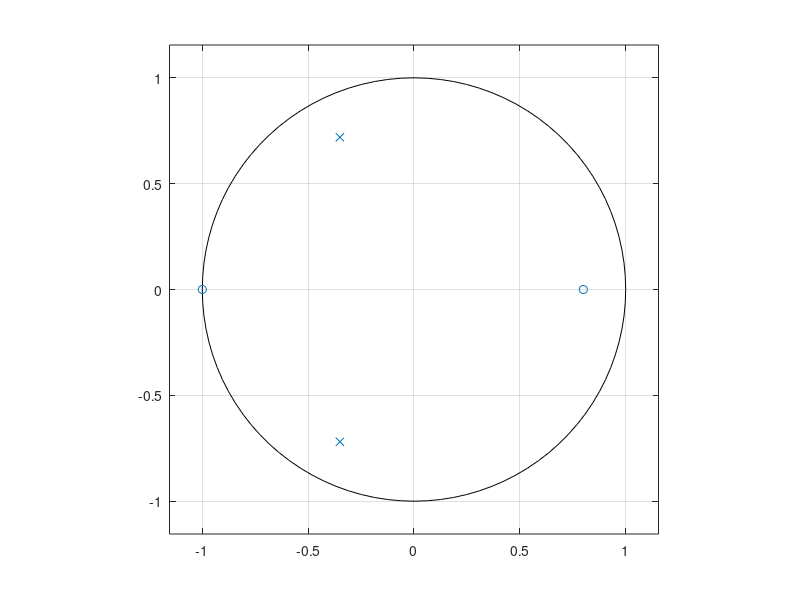
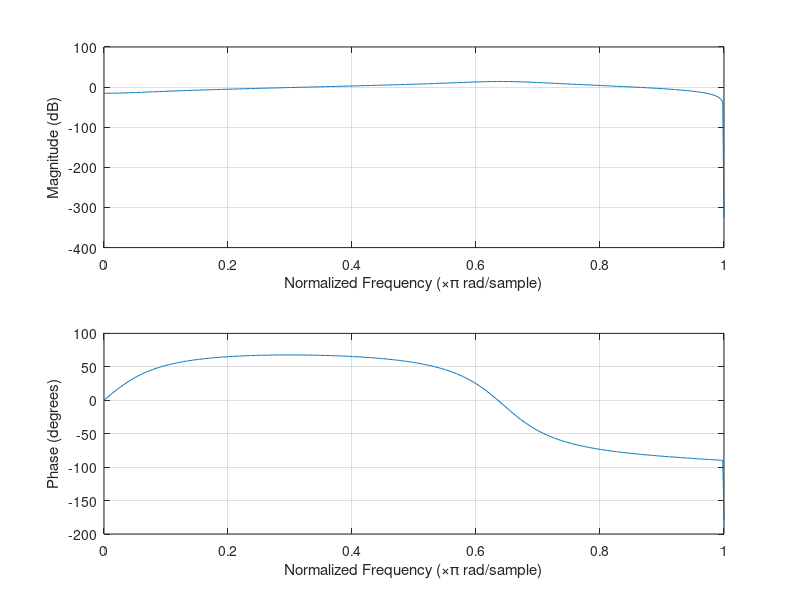
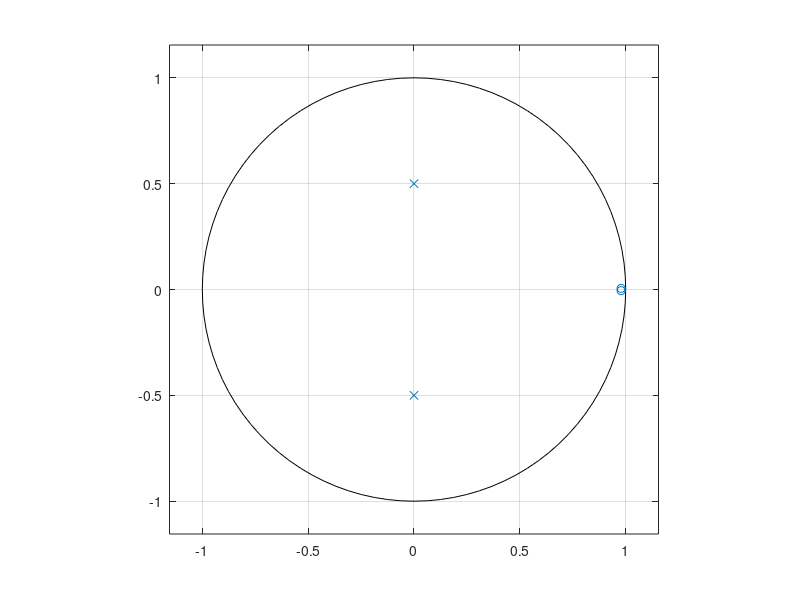
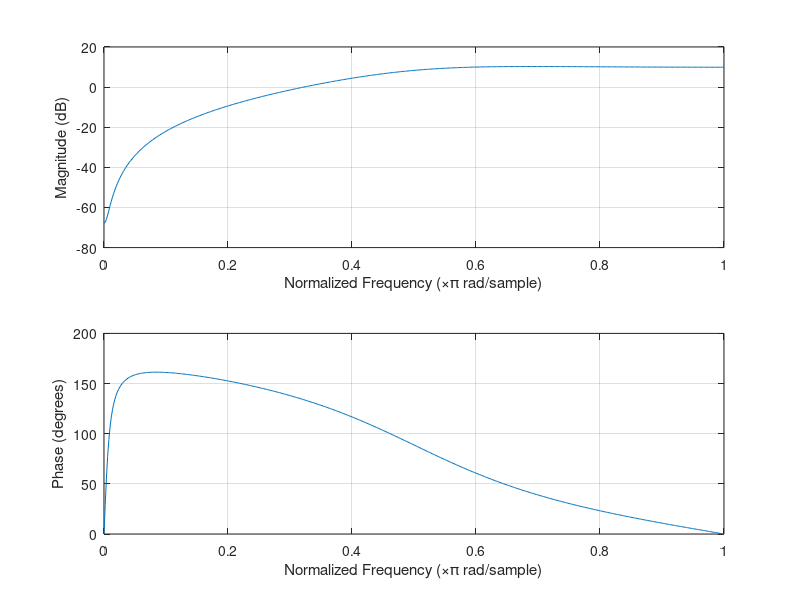

The MATLAB source for these figures, in order:
%% Homework Project #5

%% Exercise 1

%%% Find the poles and zeros 
num = [1, 0.2, -0.8]; den = [1, 0.7, 0.64];
[z,p,k] = tf2zp(num,den)

%%% Generate a pole-zero plot
figure(1); zplane(num,den);

%%% Display the frequency response with freqz
figure(2); freqz(num,den);

%% Exercise 2
HPnum = [1.0000,-1.9566,0.9571];
HPden = [1.0000,0.0000,0.2500];

highpass = tf(HPnum,HPden);

figure(3); zplane(HPnum,HPden);
figure(4); freqz(HPnum,HPden);

%% Exercise 3

% $$ y[n] = -0.25y[n-1] + x[n] - 1.957x[n-1] + 0.9571x[n-2] $$

x = cos(0.25*pi*(0:99)) + cos(0.75*pi*(0:99));

figure(5); plot(x);
figure(6); plot(filter(HPnum,HPden,x));

%% Exercise 4

impz(HPnum,HPden,50);